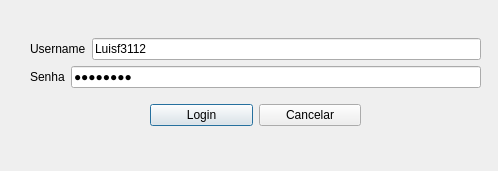
<?xml version="1.0" encoding="UTF-8"?>
<ui version="4.0">
 <class>pg_login</class>
 <widget class="QDialog" name="pg_login">
  <property name="geometry">
   <rect>
    <x>0</x>
    <y>0</y>
    <width>498</width>
    <height>171</height>
   </rect>
  </property>
  <property name="windowTitle">
   <string>Dialog</string>
  </property>
  <widget class="QWidget" name="layoutWidget">
   <property name="geometry">
    <rect>
     <x>30</x>
     <y>28</y>
     <width>451</width>
     <height>109</height>
    </rect>
   </property>
   <layout class="QVBoxLayout" name="verticalLayout_2">
    <item>
     <layout class="QVBoxLayout" name="verticalLayout">
      <item>
       <layout class="QHBoxLayout" name="horizontalLayout">
        <item>
         <widget class="QLabel" name="username">
          <property name="text">
           <string>Username</string>
          </property>
         </widget>
        </item>
        <item>
         <widget class="QLineEdit" name="campo_username">
          <property name="text">
           <string>Luisf3112</string>
          </property>
         </widget>
        </item>
       </layout>
      </item>
      <item>
       <layout class="QHBoxLayout" name="horizontalLayout_2">
        <item>
         <widget class="QLabel" name="senha">
          <property name="text">
           <string>Senha</string>
          </property>
         </widget>
        </item>
        <item>
         <widget class="QLineEdit" name="campo_senha">
          <property name="text">
           <string>teste123</string>
          </property>
          <property name="echoMode">
           <enum>QLineEdit::EchoMode::Password</enum>
          </property>
         </widget>
        </item>
       </layout>
      </item>
     </layout>
    </item>
    <item>
     <layout class="QHBoxLayout" name="horizontalLayout_3">
      <item>
       <spacer name="horizontalSpacer">
        <property name="orientation">
         <enum>Qt::Orientation::Horizontal</enum>
        </property>
        <property name="sizeType">
         <enum>QSizePolicy::Policy::Fixed</enum>
        </property>
        <property name="sizeHint" stdset="0">
         <size>
          <width>120</width>
          <height>20</height>
         </size>
        </property>
       </spacer>
      </item>
      <item>
       <widget class="QPushButton" name="btn_login">
        <property name="text">
         <string>Login</string>
        </property>
       </widget>
      </item>
      <item>
       <widget class="QPushButton" name="btn_cancelar">
        <property name="text">
         <string>Cancelar</string>
        </property>
       </widget>
      </item>
      <item>
       <spacer name="horizontalSpacer_2">
        <property name="orientation">
         <enum>Qt::Orientation::Horizontal</enum>
        </property>
        <property name="sizeType">
         <enum>QSizePolicy::Policy::Fixed</enum>
        </property>
        <property name="sizeHint" stdset="0">
         <size>
          <width>120</width>
          <height>20</height>
         </size>
        </property>
       </spacer>
      </item>
     </layout>
    </item>
   </layout>
  </widget>
 </widget>
 <resources/>
 <connections/>
</ui>
